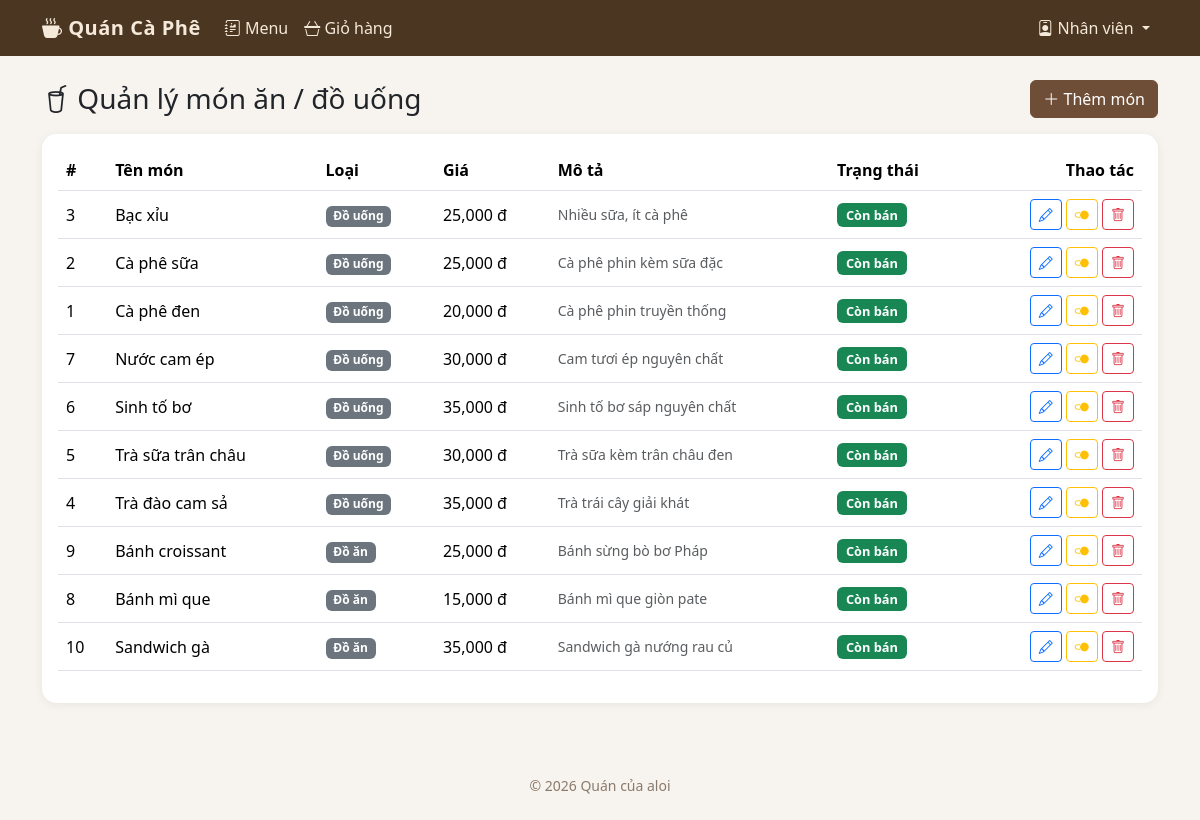
The app's page /staff/menu (signed in), older data.
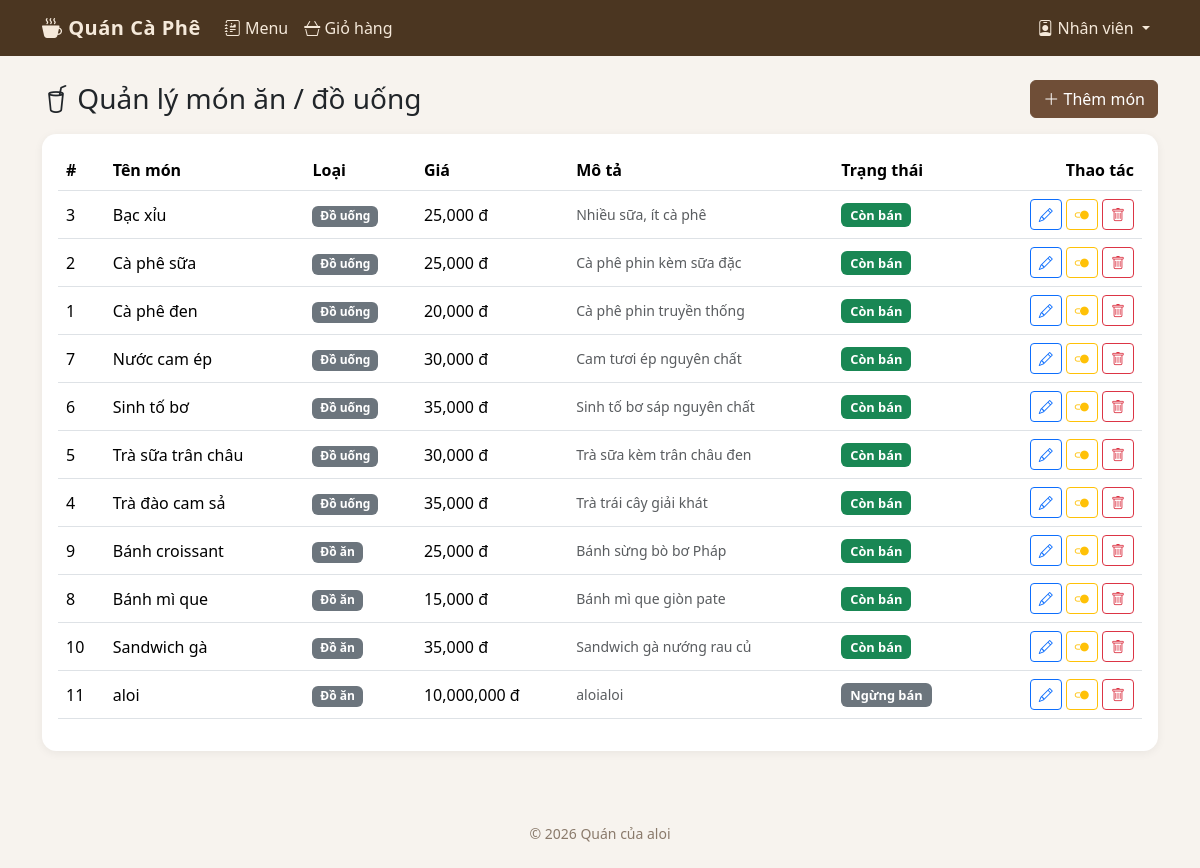
The same page, newer data.
### tables this page shows
CREATE TABLE mon_an (
    id INTEGER PRIMARY KEY AUTOINCREMENT,
    ten TEXT NOT NULL,
    loai TEXT NOT NULL DEFAULT 'Đồ uống',   -- 'Đồ uống' hoặc 'Đồ ăn'
    gia INTEGER NOT NULL,
    mo_ta TEXT DEFAULT '',
    con_ban INTEGER NOT NULL DEFAULT 1      -- 1 = còn bán, 0 = ngừng bán
);

### app.py (the view)
@app.route('/staff/menu')
@staff_required
def staff_menu():
    mon_list = db.query('SELECT * FROM mon_an ORDER BY loai, ten')
    return render_template('staff/menu_manage.html', mon_list=mon_list)

### app.py (called while the page is built)
def staff_required(f):
    @wraps(f)
    def decorated_function(*args, **kwargs):
        if not session.get('staff_logged_in'):
            flash('Vui lòng đăng nhập tài khoản nhân viên.', 'error')
            return redirect(url_for('staff_login'))
        return f(*args, **kwargs)
    return decorated_function

@app.before_request
def ensure_cart():
    session.setdefault('cart', [])

@app.context_processor
def inject_current_table():
    ban_id = session.get('ban_id')
    ban_hien_tai = None
    if ban_id:
        ban_hien_tai = db.query('SELECT * FROM ban WHERE id = ?', (ban_id,), one=True)
        if not ban_hien_tai:
            session.pop('ban_id', None)
    return {'ban_hien_tai': ban_hien_tai}

### database.py (called while the page is built)
def get_connection():
    conn = sqlite3.connect(DB_PATH, timeout=10)
    conn.row_factory = sqlite3.Row
    conn.execute('PRAGMA foreign_keys = ON')
    conn.execute('PRAGMA busy_timeout = 10000')
    conn.execute('PRAGMA journal_mode = WAL')
    return conn

def query(sql, args=(), one=False):
    conn = get_connection()
    cur = conn.execute(sql, args)
    rows = cur.fetchall()
    conn.close()
    if one:
        return rows[0] if rows else None
    return rows

### templates/staff/menu_manage.html (shortened to what this page needs)
{% extends 'base.html' %}
{% block content %}
<div class="d-flex justify-content-between align-items-center mb-3">
  <h3 class="mb-0"><i class="bi bi-cup-straw"></i> Quản lý món ăn / đồ uống</h3>
  <a href="{{ url_for('staff_menu_add') }}" class="btn btn-cafe"><i class="bi bi-plus-lg"></i> Thêm món</a>
</div>
<div class="table-responsive cafe-card bg-white p-3">
<table class="table align-middle">
  <thead>
    <tr><th>#</th><th>Tên món</th><th>Loại</th><th>Giá</th><th>Mô tả</th><th>Trạng thái</th><th class="text-end">Thao tác</th></tr>
  </thead>
  <tbody>
    {% for mon in mon_list %}
    <tr>
      <td>{{ mon.id }}</td>
      <td>{{ mon.ten }}</td>
      <td><span class="badge text-bg-secondary">{{ mon.loai }}</span></td>
      <td>{{ '{:,}'.format(mon.gia) }} đ</td>
      <td class="text-muted small">{{ mon.mo_ta }}</td>
      <td>
        {% if mon.con_ban %}
        <span class="badge text-bg-success badge-status">Còn bán</span>
        {% else %}
        <span class="badge text-bg-secondary badge-status">Ngừng bán</span>
        {% endif %}
      </td>
      <td class="text-end">
        <a href="{{ url_for('staff_menu_edit', mon_id=mon.id) }}" class="btn btn-sm btn-outline-primary"><i class="bi bi-pencil"></i></a>
        <form method="post" action="{{ url_for('staff_menu_toggle', mon_id=mon.id) }}" class="d-inline">
          <button class="btn btn-sm btn-outline-warning" title="Bật/tắt bán"><i class="bi bi-toggle2-on"></i></button>
        </form>
        <form method="post" action="{{ url_for('staff_menu_delete', mon_id=mon.id) }}" class="d-inline" onsubmit="return confirm('Xóa món này?');">
          <button class="btn btn-sm btn-outline-danger"><i class="bi bi-trash"></i></button>
        </form>
      </td>
    </tr>
    {% else %}
    <tr><td colspan="7" class="text-center text-muted">Chưa có món nào.</td></tr>
    {% endfor %}
  </tbody>
</table>
</div>
{% endblock %}

Row changes from the older to the newer data that the page shows:
added mon_an: id "11", ten "aloi", loai "Đồ ăn", gia "10,000,000", mo_ta "aloialoi", con_ban "Ngừng bán"
